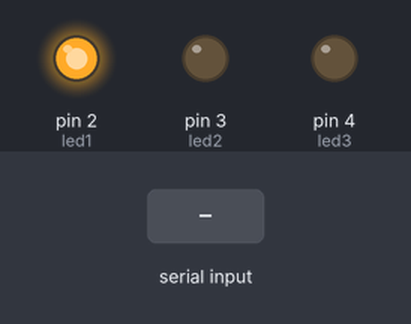
Recording of a sketch running on a simulated Arduino Uno, built with avr-gcc and run on an emulated ATmega328P. Parts: output pins drawn as LEDs (lit = HIGH). The test bench sets the inputs (shaded band). Random numbers use the default seed unless the sketch sets one; what the sketch prints to the serial monitor is not drawn.

Above: at 0.1 s.
At 2.0 s:
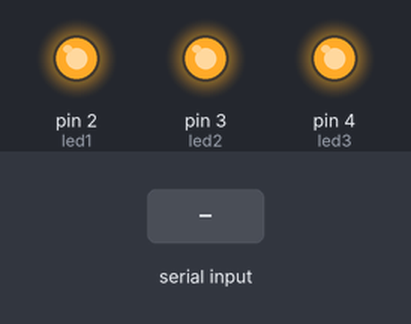
2.1 s: "1" received over Serial
At 3.3 s:
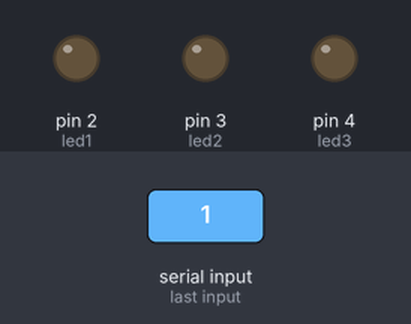
Timing chart, 0 to 9.9 s (numbered marks = the images above; inputs shaded):
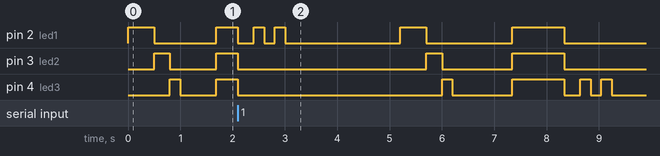

The sketch:

sketch_jun28a.ino
```cpp
const int led1 = 2;
const int led2 = 3;
const int led3 = 4;

void setup() {
  pinMode(led1, OUTPUT);
  pinMode(led2, OUTPUT);
  pinMode(led3, OUTPUT);
  Serial.begin(9600);
  Serial.println("Reaktionsspiel startet...");
  randomSeed(analogRead(A0)); // Irgendwo unbenutzten analogen Pin lesen
}

void loop() {
  // Countdown: LEDs nacheinander an
  digitalWrite(led1, HIGH);
  delay(500);
  digitalWrite(led1, LOW);

  digitalWrite(led2, HIGH);
  delay(300);
  digitalWrite(led2, LOW);

  digitalWrite(led3, HIGH);
  delay(200);
  digitalWrite(led3, LOW);

  // Serielle Eingaben VOR der Reaktionsphase verwerfen
  while (Serial.available() > 0) {
    Serial.read();
  }

  // 🔄 Zufällige Wartezeit vor Start (zwischen 0,5 und 3 Sekunden)
  int waitTime = random(500, 3000);
  delay(waitTime);

  // Reaktionsphase: alle LEDs an
  digitalWrite(led1, HIGH);
  digitalWrite(led2, HIGH);
  digitalWrite(led3, HIGH);
  Serial.println("🚨 JETZT drücken! (Enter im Serial Monitor)");

  bool reacted = false;
  unsigned long startTime = millis();

  // 1 Sekunde Zeit zum Reagieren
  while (millis() - startTime < 1000) {
    if (Serial.available() > 0) {
      Serial.read();  // Eingabe abfangen (Enter)
      reacted = true;
      break;
    }
  }

  // Alle LEDs aus
  digitalWrite(led1, LOW);
  digitalWrite(led2, LOW);
  digitalWrite(led3, LOW);

  delay(300); // kurze Pause

  // Ergebnis-Auswertung mit Blinkanzeige
  if (reacted) {
    Serial.println("gut");
    blinkLED(led1, 2, 200); // grün blinkt 2x
  } else {
    Serial.println("verkackt");
    blinkLED(led3, 2, 200); // rot blinkt 2x
  }

  delay(2000); // Pause vor nächster Runde
}

void blinkLED(int pin, int times, int duration) {
  for (int i = 0; i < times; i++) {
    digitalWrite(pin, HIGH);
    delay(duration);
    digitalWrite(pin, LOW);
    delay(duration);
  }
}
```
